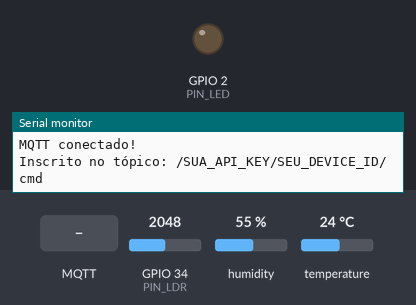
The sketch below on a simulated ESP32. Shown: output pins drawn as LEDs (lit = HIGH), the last lines printed to the serial monitor. The inputs (shaded band) are chosen by the test bench; at power-on: GPIO 34 (PIN_LDR) = 2048, humidity 55 %, temperature 24 °C. WiFi joins after 1.5 s; servers stay silent unless stated; no MQTT or app messages arrive unless stated.

Above: at 2.7 s.
2.8 s: MQTT message "on" arrives on the first subscribed topic
At 3.8 s:
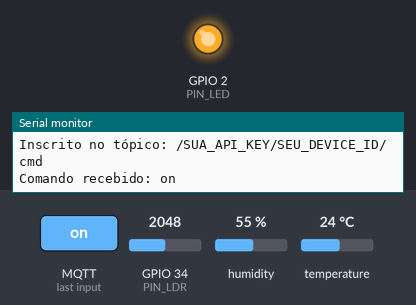
4.3 s: MQTT message "off" arrives on the first subscribed topic
At 5.0 s:
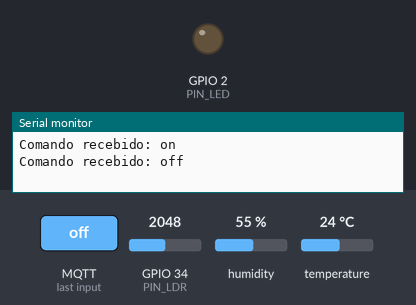
Timing chart, 0 to 7.3 s (numbered marks = the images above; inputs shaded):
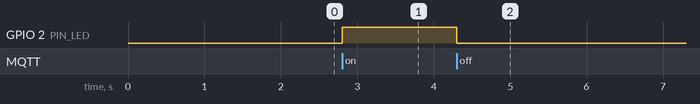

The sketch:

cp5-esp32-vinheria.ino
```cpp
/*
 * FIAP - Edge Computing & Computer Systems
 * Checkpoint 05 IoT - Vinheria Agnello
 * ESP32 + MQTT
 *
 * Integrantes:
 * Mateus Alves Borges - RM 571424
 * Arthur de Sá Lopes - RM 569526
 * Matheus Carvalho - RM 569454
 */

#include <WiFi.h>
#include <PubSubClient.h>
#include <DHT.h>
#include <string.h>

// ===== CONFIGURE AQUI =====

// Rede Wi-Fi
const char* WIFI_SSID = "NOME_DA_SUA_REDE";
const char* WIFI_SENHA = "SENHA_DA_SUA_REDE";

// Servidor MQTT
const char* BROKER_IP = "IP_DO_SEU_BROKER";
const int BROKER_PORTA = 1883; // Altere se necessário

// Identificação MQTT
const char* API_KEY = "SUA_API_KEY";
const char* DEVICE_ID = "SEU_DEVICE_ID";

// ===== PINOS =====

#define PIN_DHT 4
#define PIN_LDR 34
#define PIN_LED 2

#define DHT_TYPE DHT11
DHT dht(PIN_DHT, DHT_TYPE);

// ===== LIMITES DE REFERÊNCIA =====

#define TEMP_OK_MIN 10.0
#define TEMP_OK_MAX 15.0
#define TEMP_ALT_MIN 8.0
#define TEMP_ALT_MAX 18.0

#define HUM_OK_MIN 50.0
#define HUM_OK_MAX 70.0
#define HUM_ALT_MIN 40.0
#define HUM_ALT_MAX 80.0

#define LUZ_OK_MAX 30.0
#define LUZ_ALT_MAX 70.0

// ===== CONFIGURAÇÕES DE LEITURA =====

const int N_AMOSTRAS = 5;
const int ADC_MAX = 4095;

const unsigned long INTERVALO_MS = 5000;
unsigned long ultimoEnvio = 0;

// ===== OBJETOS E TÓPICOS MQTT =====

WiFiClient espClient;
PubSubClient mqtt(espClient);

char topicoAttrs[128];
char topicoCmd[128];
char topicoCmdExe[128];

// ===== RECEBIMENTO DE COMANDOS =====

void callback(char* topic, byte* payload, unsigned int length) {
  String msg;

  for (unsigned int i = 0; i < length; i++) {
    msg += (char)payload[i];
  }

  msg.trim();
  msg.toLowerCase();

  Serial.print("Comando recebido: ");
  Serial.println(msg);

  const char* cmd = nullptr;

  if (msg == "on") {
    cmd = "on";
  } else if (msg == "off") {
    cmd = "off";
  }

  if (cmd == nullptr) {
    Serial.println("Comando desconhecido. Use on ou off.");
    return;
  }

  digitalWrite(PIN_LED, strcmp(cmd, "on") == 0 ? HIGH : LOW);

  char resposta[128];

  snprintf(
    resposta,
    sizeof(resposta),
    "%s@%s|Ok",
    DEVICE_ID,
    cmd
  );

  mqtt.publish(topicoCmdExe, resposta);
}

// ===== CONEXÃO WI-FI =====

void conectaWiFi() {
  Serial.print("Conectando ao Wi-Fi: ");
  Serial.println(WIFI_SSID);

  WiFi.mode(WIFI_STA);
  WiFi.begin(WIFI_SSID, WIFI_SENHA);

  while (WiFi.status() != WL_CONNECTED) {
    delay(500);
    Serial.print(".");
  }

  Serial.println();
  Serial.println("Wi-Fi conectado!");

  Serial.print("IP local do ESP32: ");
  Serial.println(WiFi.localIP());
}

// ===== CONEXÃO MQTT =====

void conectaMQTT() {
  while (!mqtt.connected()) {
    Serial.print("Conectando ao broker MQTT: ");
    Serial.println(BROKER_IP);

    String clientId =
      "esp32-" + String((uint32_t)ESP.getEfuseMac(), HEX);

    if (mqtt.connect(clientId.c_str())) {
      Serial.println("MQTT conectado!");

      if (mqtt.subscribe(topicoCmd)) {
        Serial.print("Inscrito no tópico: ");
        Serial.println(topicoCmd);
      }
    } else {
      Serial.print("Falha na conexão MQTT. Código: ");
      Serial.println(mqtt.state());

      Serial.println("Nova tentativa em 3 segundos.");
      delay(3000);
    }
  }
}

// ===== AVALIAÇÃO DE REFERÊNCIA =====

int avaliaStatus(
  float valor,
  float okMin,
  float okMax,
  float altMin,
  float altMax
) {
  if (valor >= okMin && valor <= okMax) {
    return 0;
  }

  if (valor >= altMin && valor <= altMax) {
    return 1;
  }

  return 2;
}

// ===== LEITURA DO LDR =====

float leLuminosidade() {
  long soma = 0;

  for (int i = 0; i < N_AMOSTRAS; i++) {
    soma += analogRead(PIN_LDR);
    delay(20);
  }

  float media = soma / (float)N_AMOSTRAS;

  float luz = map(
    (long)media,
    0,
    ADC_MAX,
    0,
    100
  );

  return constrain(luz, 0, 100);
}

// ===== CONFIGURAÇÃO INICIAL =====

void setup() {
  Serial.begin(115200);

  pinMode(PIN_LDR, INPUT);
  pinMode(PIN_LED, OUTPUT);

  digitalWrite(PIN_LED, LOW);

  dht.begin();

  // Os tópicos são montados conforme as configurações do usuário.
  snprintf(
    topicoAttrs,
    sizeof(topicoAttrs),
    "/%s/%s/attrs",
    API_KEY,
    DEVICE_ID
  );

  snprintf(
    topicoCmd,
    sizeof(topicoCmd),
    "/%s/%s/cmd",
    API_KEY,
    DEVICE_ID
  );

  snprintf(
    topicoCmdExe,
    sizeof(topicoCmdExe),
    "/%s/%s/cmdexe",
    API_KEY,
    DEVICE_ID
  );

  conectaWiFi();

  mqtt.setServer(BROKER_IP, BROKER_PORTA);
  mqtt.setCallback(callback);

  Serial.println("Sistema de monitoramento iniciado.");
}

// ===== EXECUÇÃO CONTÍNUA =====

void loop() {
  if (WiFi.status() != WL_CONNECTED) {
    conectaWiFi();
  }

  if (!mqtt.connected()) {
    conectaMQTT();
  }

  mqtt.loop();

  if (millis() - ultimoEnvio < INTERVALO_MS) {
    return;
  }

  ultimoEnvio = millis();

  float temp = dht.readTemperature();
  float hum = dht.readHumidity();
  float luz = leLuminosidade();

  if (isnan(temp) || isnan(hum)) {
    Serial.println(
      "Erro ao ler o DHT11. Verifique as conexões."
    );
    return;
  }

  // Avaliação dos valores conforme os limites definidos.
  int stTemp = avaliaStatus(
    temp,
    TEMP_OK_MIN,
    TEMP_OK_MAX,
    TEMP_ALT_MIN,
    TEMP_ALT_MAX
  );

  int stHum = avaliaStatus(
    hum,
    HUM_OK_MIN,
    HUM_OK_MAX,
    HUM_ALT_MIN,
    HUM_ALT_MAX
  );

  int stLuz =
    (luz <= LUZ_OK_MAX) ? 0 :
    (luz <= LUZ_ALT_MAX) ? 1 : 2;

  int stGeral = max(stTemp, max(stHum, stLuz));

  // Publicação dos dados em formato JSON.
  char payload[128];

  snprintf(
    payload,
    sizeof(payload),
    "{\"temperatura\":%.1f,\"umidade\":%.1f,\"luminosidade\":%d}",
    temp,
    hum,
    (int)luz
  );

  bool ok = mqtt.publish(topicoAttrs, payload);

  if (ok) {
    Serial.print("Publicado em ");
    Serial.print(topicoAttrs);
    Serial.print(": ");
    Serial.println(payload);
  } else {
    Serial.println("Falha ao publicar os dados.");
  }
}
```

Measured:
- after the input at 2.8 s, GPIO 2 (PIN_LED): LOW → HIGH at once
- after the input at 4.3 s, GPIO 2 (PIN_LED): HIGH → LOW at once
